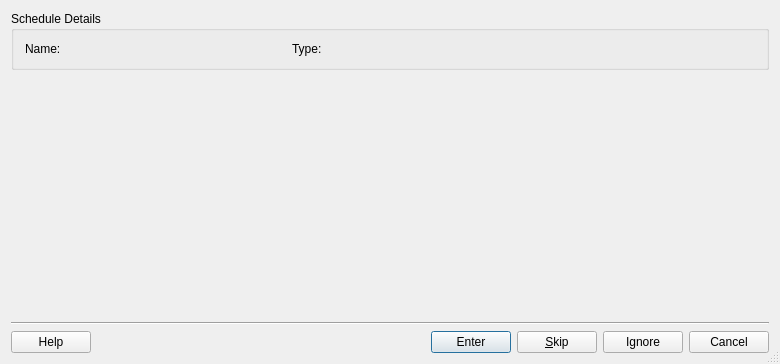
<?xml version="1.0" encoding="UTF-8"?>
<ui version="4.0">
 <class>KEnterScheduleDlg</class>
 <widget class="QDialog" name="KEnterScheduleDlg">
  <property name="geometry">
   <rect>
    <x>0</x>
    <y>0</y>
    <width>780</width>
    <height>364</height>
   </rect>
  </property>
  <property name="windowTitle">
   <string>Enter Schedule</string>
  </property>
  <property name="sizeGripEnabled">
   <bool>true</bool>
  </property>
  <layout class="QVBoxLayout" stretch="0,2,0,0">
   <item>
    <widget class="QGroupBox" name="groupBox1">
     <property name="title">
      <string>Schedule Details</string>
     </property>
     <layout class="QHBoxLayout">
      <item>
       <widget class="QLabel" name="nameLabel">
        <property name="sizePolicy">
         <sizepolicy hsizetype="Preferred" vsizetype="Preferred">
          <horstretch>1</horstretch>
          <verstretch>1</verstretch>
         </sizepolicy>
        </property>
        <property name="minimumSize">
         <size>
          <width>70</width>
          <height>0</height>
         </size>
        </property>
        <property name="font">
         <font/>
        </property>
        <property name="text">
         <string comment="@label schedule name">Name:</string>
        </property>
        <property name="wordWrap">
         <bool>false</bool>
        </property>
       </widget>
      </item>
      <item>
       <widget class="QLabel" name="m_scheduleName">
        <property name="text">
         <string/>
        </property>
        <property name="wordWrap">
         <bool>false</bool>
        </property>
       </widget>
      </item>
      <item>
       <spacer name="hs2">
        <property name="orientation">
         <enum>Qt::Horizontal</enum>
        </property>
        <property name="sizeType">
         <enum>QSizePolicy::Expanding</enum>
        </property>
        <property name="sizeHint" stdset="0">
         <size>
          <width>20</width>
          <height>0</height>
         </size>
        </property>
       </spacer>
      </item>
      <item>
       <widget class="QLabel" name="typeLabel">
        <property name="sizePolicy">
         <sizepolicy hsizetype="Preferred" vsizetype="Preferred">
          <horstretch>1</horstretch>
          <verstretch>1</verstretch>
         </sizepolicy>
        </property>
        <property name="minimumSize">
         <size>
          <width>70</width>
          <height>0</height>
         </size>
        </property>
        <property name="font">
         <font/>
        </property>
        <property name="text">
         <string>Type:</string>
        </property>
        <property name="wordWrap">
         <bool>false</bool>
        </property>
       </widget>
      </item>
      <item>
       <widget class="QLabel" name="m_type">
        <property name="sizePolicy">
         <sizepolicy hsizetype="Preferred" vsizetype="Preferred">
          <horstretch>1</horstretch>
          <verstretch>1</verstretch>
         </sizepolicy>
        </property>
        <property name="text">
         <string/>
        </property>
        <property name="wordWrap">
         <bool>false</bool>
        </property>
       </widget>
      </item>
     </layout>
    </widget>
   </item>
   <item>
    <widget class="NewTransactionEditor" name="m_editor">
    </widget>
   </item>
   <item>
    <widget class="Line" name="line2">
     <property name="frameShape">
      <enum>QFrame::HLine</enum>
     </property>
     <property name="frameShadow">
      <enum>QFrame::Sunken</enum>
     </property>
    </widget>
   </item>
   <item>
    <layout class="QHBoxLayout">
     <item>
      <widget class="QPushButton" name="buttonHelp">
       <property name="text">
        <string>Help</string>
       </property>
      </widget>
     </item>
     <item>
      <spacer name="hs1">
       <property name="orientation">
        <enum>Qt::Horizontal</enum>
       </property>
       <property name="sizeType">
        <enum>QSizePolicy::Expanding</enum>
       </property>
       <property name="sizeHint" stdset="0">
        <size>
         <width>190</width>
         <height>20</height>
        </size>
       </property>
      </spacer>
     </item>
     <item>
      <widget class="QPushButton" name="buttonOk">
       <property name="toolTip">
        <string>Enter the transaction and advance the next due date of this schedule to the next payment date.</string>
       </property>
       <property name="text">
        <string>Enter</string>
       </property>
       <property name="shortcut">
        <string/>
       </property>
       <property name="autoDefault">
        <bool>true</bool>
       </property>
       <property name="default">
        <bool>true</bool>
       </property>
      </widget>
     </item>
     <item>
      <widget class="QPushButton" name="buttonSkip">
       <property name="toolTip">
        <string>Do not enter the transaction but advance the next due date of this schedule to the next payment date.</string>
       </property>
       <property name="text">
        <string>&amp;Skip</string>
       </property>
       <property name="isDragEnabled" stdset="0">
        <bool>true</bool>
       </property>
      </widget>
     </item>
     <item>
      <widget class="QPushButton" name="buttonIgnore">
       <property name="toolTip">
        <string>Do not enter or skip payments for this schedule but continue with the next schedule.</string>
       </property>
       <property name="text">
        <string>Ignore</string>
       </property>
      </widget>
     </item>
     <item>
      <widget class="QPushButton" name="buttonCancel">
       <property name="toolTip">
        <string>Cancel processing of schedule entry.</string>
       </property>
       <property name="text">
        <string>Cancel</string>
       </property>
      </widget>
     </item>
    </layout>
   </item>
  </layout>
 </widget>
 <layoutdefault spacing="6" margin="11"/>
 <customwidgets>
  <customwidget>
   <class>NewTransactionEditor</class>
   <extends>QFrame</extends>
   <header>newtransactioneditor.h</header>
   <container>1</container>
  </customwidget>
 </customwidgets>
 <resources/>
 <connections>
  <connection>
   <sender>buttonOk</sender>
   <signal>clicked()</signal>
   <receiver>KEnterScheduleDlg</receiver>
   <slot>accept()</slot>
   <hints>
    <hint type="sourcelabel">
     <x>20</x>
     <y>20</y>
    </hint>
    <hint type="destinationlabel">
     <x>20</x>
     <y>20</y>
    </hint>
   </hints>
  </connection>
  <connection>
   <sender>buttonCancel</sender>
   <signal>clicked()</signal>
   <receiver>KEnterScheduleDlg</receiver>
   <slot>reject()</slot>
   <hints>
    <hint type="sourcelabel">
     <x>20</x>
     <y>20</y>
    </hint>
    <hint type="destinationlabel">
     <x>20</x>
     <y>20</y>
    </hint>
   </hints>
  </connection>
 </connections>
</ui>
